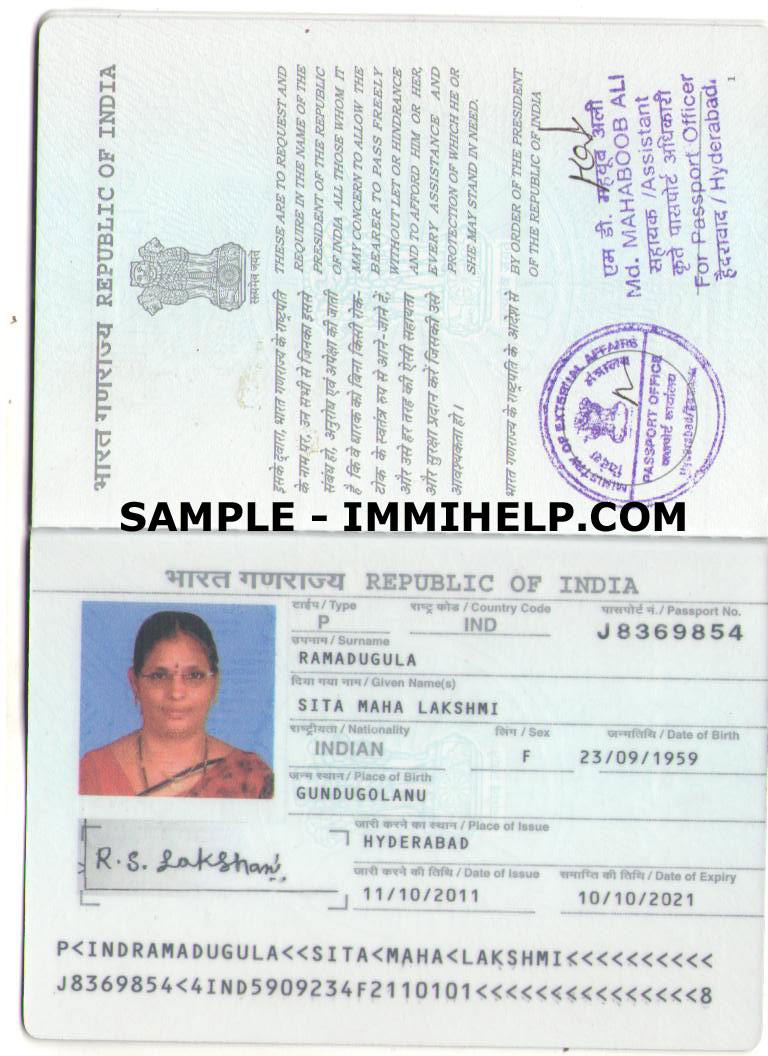
#> input picture pass image.jpg, 768 x 1056 px
$ python tutorial1.py
#> lines starting #> are read from the running program, lines starting #| are printed output that depends on the picture
import cv2
import pytesseract

def extract_text_from_image(image_path):
    # Load the image
#> called with image_path = 'pass image.jpg'
    image = cv2.imread(image_path)
#> image is the input picture: shape (1056, 768, 3); mean B, G, R 224, 223.4, 218.8

    # Convert the image to grayscale
    gray_image = cv2.cvtColor(image, cv2.COLOR_BGR2GRAY)
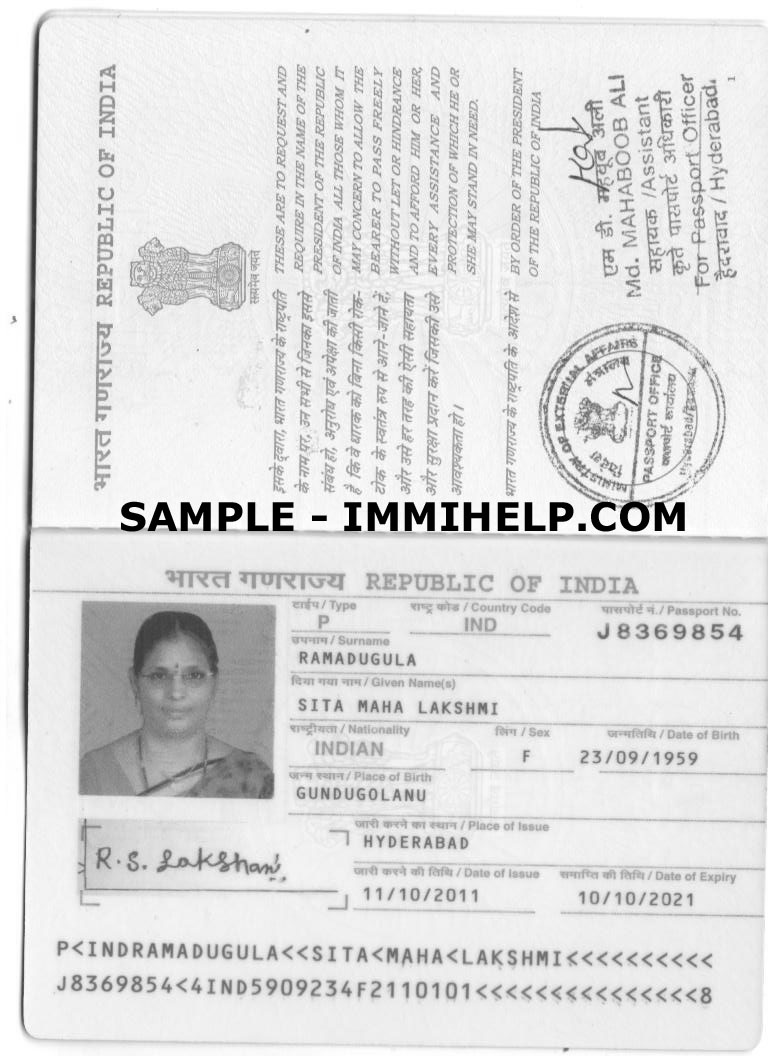
#> gray_image: shape (1056, 768); min 0, max 255, mean 222.1

    # Use Tesseract to extract text
    custom_config = r'--oem 3 --psm 6'
#> (the run stopped early here; a loop or call above may not have finished)
